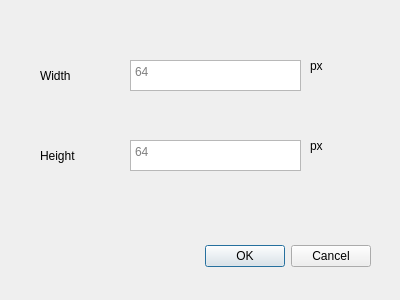
<?xml version="1.0" encoding="UTF-8"?>
<ui version="4.0">
 <class>DimensionDialog</class>
 <widget class="QDialog" name="DimensionDialog">
  <property name="geometry">
   <rect>
    <x>0</x>
    <y>0</y>
    <width>400</width>
    <height>300</height>
   </rect>
  </property>
  <property name="windowTitle">
   <string>Dialog</string>
  </property>
  <widget class="QDialogButtonBox" name="buttonBox">
   <property name="geometry">
    <rect>
     <x>30</x>
     <y>240</y>
     <width>341</width>
     <height>32</height>
    </rect>
   </property>
   <property name="orientation">
    <enum>Qt::Horizontal</enum>
   </property>
   <property name="standardButtons">
    <set>QDialogButtonBox::Cancel|QDialogButtonBox::Ok</set>
   </property>
  </widget>
  <widget class="QTextEdit" name="textEdit">
   <property name="geometry">
    <rect>
     <x>130</x>
     <y>60</y>
     <width>171</width>
     <height>31</height>
    </rect>
   </property>
   <property name="placeholderText">
    <string>64</string>
   </property>
  </widget>
  <widget class="QTextEdit" name="textEdit_2">
   <property name="geometry">
    <rect>
     <x>130</x>
     <y>140</y>
     <width>171</width>
     <height>31</height>
    </rect>
   </property>
   <property name="placeholderText">
    <string>64</string>
   </property>
  </widget>
  <widget class="QLabel" name="widthLabel">
   <property name="geometry">
    <rect>
     <x>40</x>
     <y>60</y>
     <width>71</width>
     <height>31</height>
    </rect>
   </property>
   <property name="text">
    <string>Width</string>
   </property>
  </widget>
  <widget class="QLabel" name="heightLabel">
   <property name="geometry">
    <rect>
     <x>40</x>
     <y>140</y>
     <width>71</width>
     <height>31</height>
    </rect>
   </property>
   <property name="text">
    <string>Height</string>
   </property>
  </widget>
  <widget class="QLabel" name="widthLabel_2">
   <property name="geometry">
    <rect>
     <x>310</x>
     <y>50</y>
     <width>71</width>
     <height>31</height>
    </rect>
   </property>
   <property name="text">
    <string>px</string>
   </property>
  </widget>
  <widget class="QLabel" name="widthLabel_3">
   <property name="geometry">
    <rect>
     <x>310</x>
     <y>130</y>
     <width>71</width>
     <height>31</height>
    </rect>
   </property>
   <property name="text">
    <string>px</string>
   </property>
  </widget>
 </widget>
 <resources/>
 <connections>
  <connection>
   <sender>buttonBox</sender>
   <signal>accepted()</signal>
   <receiver>DimensionDialog</receiver>
   <slot>accept()</slot>
   <hints>
    <hint type="sourcelabel">
     <x>248</x>
     <y>254</y>
    </hint>
    <hint type="destinationlabel">
     <x>157</x>
     <y>274</y>
    </hint>
   </hints>
  </connection>
  <connection>
   <sender>buttonBox</sender>
   <signal>rejected()</signal>
   <receiver>DimensionDialog</receiver>
   <slot>reject()</slot>
   <hints>
    <hint type="sourcelabel">
     <x>316</x>
     <y>260</y>
    </hint>
    <hint type="destinationlabel">
     <x>286</x>
     <y>274</y>
    </hint>
   </hints>
  </connection>
 </connections>
</ui>
